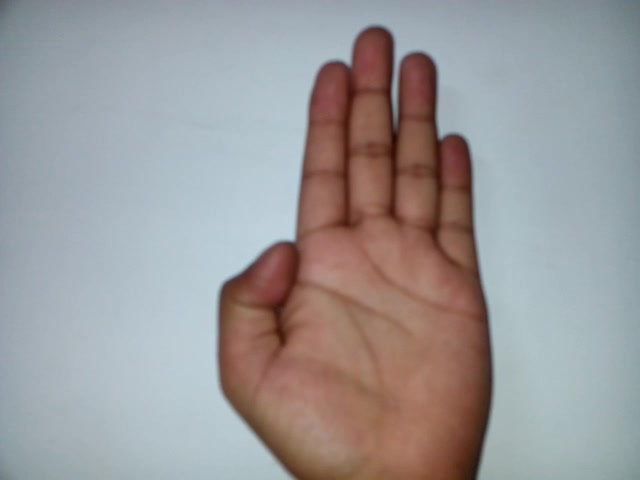
#> input picture practise/train/B/008.jpg, 640 x 480 px
$ python bag_of_words.py   (older library calls are emulated)
#> lines starting #> are read from the running program, lines starting #| are printed output that depends on the picture; after the words box and inside, x2 and y2 are one past the last pixel; in counts of white or black regions, pixels touching at a corner belong together
### practise/image.py
#!/usr/bin/env python3
# -*- coding: utf-8 -*-
"""
Created on Tue Apr  7 13:10:24 2020

@author: ayush
"""

import cv2 as cv
import numpy as np

def process(path):
#> called with path = 'train/B/008.jpg'
    img = cv.imread(path)
#> img is the input picture: shape (480, 640, 3); mean B, G, R 154.4, 153.2, 155.5
    img = cv.resize(img,(50,50))
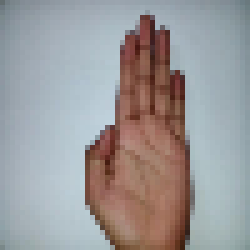
#> img: shape (50, 50, 3) (shown 5 times larger); mean B, G, R 154.3, 153.2, 155.5
    img = cv.cvtColor(img,cv.COLOR_BGR2HSV)
#> img: shape (50, 50, 3); mean H, S, V 75.2, 53.1, 170.8
    min_y = np.array([0,40,30],np.uint8)
    max_y = np.array([43,255,254],np.uint8)
    mask = cv.inRange(img,min_y,max_y)
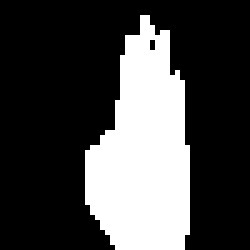
#> mask: shape (50, 50) (shown 5 times larger); 27.7% white; 1 white region, box (x1, y1, x2, y2) and area: (17, 3, 38, 50) 692

    kernel = cv.getStructuringElement(cv.MORPH_ELLIPSE,(3,3))
    mask = cv.morphologyEx(mask,cv.MORPH_OPEN,kernel)
#> mask: shape (50, 50); 27.4% white; 1 white region, box (x1, y1, x2, y2) and area: (17, 4, 38, 50) 686
    lower = np.array([170,80,30],np.uint8)
    upper = np.array([180,255,250],np.uint8)
    mask2 = cv.inRange(img,lower,upper)
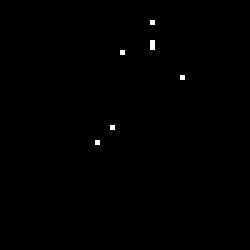
#> mask2: shape (50, 50) (shown 5 times larger); 0.28% white in thin lines or dots, all inside (x1, y1, x2, y2) = (19, 4, 37, 29)

    final_mask = cv.addWeighted(mask,0.5,mask2,0.5,0.0)
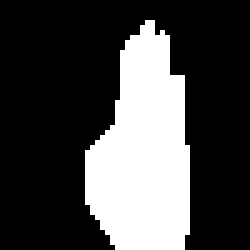
#> final_mask: shape (50, 50) (shown 5 times larger); values 0 (black) and 128 (white), 27.7% white; 1 white region

    frame_skin = cv.bitwise_and(img,img,mask = final_mask)
#> frame_skin: shape (50, 50, 3); mean H, S, V 2.7, 31.5, 38
    img = cv.addWeighted(img,1.5,frame_skin,-0.5,0)
#> img: shape (50, 50, 3); mean H, S, V 111.4, 63.9, 219.5
    frame_skin = cv.bitwise_and(img,img,mask = final_mask)
    frame = cv.cvtColor(frame_skin,cv.COLOR_HSV2BGR)
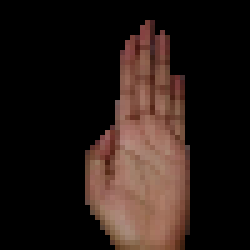
#> frame: shape (50, 50, 3) (shown 5 times larger); mean B, G, R 21.5, 25.8, 38
    frame = cv.cvtColor(frame,cv.COLOR_BGR2GRAY)
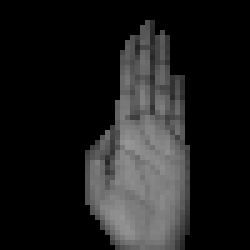
#> frame: shape (50, 50) (shown 5 times larger); min 0, max 150, mean 29
    _,contours,_ = cv.findContours(frame,cv.RETR_TREE,cv.CHAIN_APPROX_SIMPLE)
#> contours = 1 contour; box (x1, y1, x2, y2) and area: (17, 4, 38, 50) 638
    largest_contour = 0
    index = 1
    while index < len(contours):
        if(cv.contourArea(contours[index])>cv.contourArea(contours[largest_contour])):
            largest_contour = index
        index += 1
#> this loop made 0 passes
#> after the loop, index = 1; largest_contour = 0
    #cv.drawContours(frame,contours,largest_contour,(255,255,255),-1)
    contour_dimensions = cv.boundingRect(contours[largest_contour])
#> contour_dimensions = (17, 4, 21, 46)
    contour_perimeter_x, contour_perimeter_y, contour_perimeter_width, contour_perimeter_height = contour_dimensions
#> contour_perimeter_x = 17; contour_perimeter_y = 4; contour_perimeter_width = 21; contour_perimeter_height = 46
    #new_image = cv.rectangle(frame,(contour_perimeter_x,contour_perimeter_y),
                            #(contour_perimeter_x+contour_perimeter_width,
                            #contour_perimeter_y+contour_perimeter_height),
                            #(255,255,0),8)
    square_side = max(contour_perimeter_x, contour_perimeter_height) - 1
#> square_side = 45
    height_half = (contour_perimeter_y + contour_perimeter_y +
                   contour_perimeter_height) / 2
#> height_half = 27
    width_half = (contour_perimeter_x + contour_perimeter_x +
                  contour_perimeter_width) / 2
#> width_half = 27.5
    height_min, height_max = height_half - \
        square_side / 2, height_half + square_side / 2
#> height_min = 4.5; height_max = 49.5
    width_min, width_max = width_half - square_side / 2, width_half + square_side / 2
#> width_min = 5; width_max = 50

    #if (height_min >= 0 and height_min < height_max and width_min >= 0 and width_min < width_max):
    #    frame = frame[int(height_min):int(height_max), int(width_min):int(width_max)]

    img2 = cv.Canny(frame,200,200)
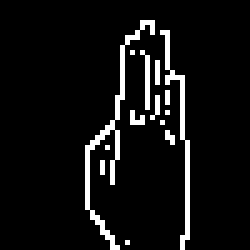
#> img2: shape (50, 50) (shown 5 times larger); 6.7% white in thin lines or dots, all inside (x1, y1, x2, y2) = (17, 4, 38, 50)
    #img2 = cv.resize(img2,(256,256))
    #img2 = cv.resize(img2,(96,96))
    orb = cv.KAZE_create()
    kp, des = orb.detectAndCompute(img2,None)
#> kp = 15 keypoints; strongest (x, y, size): (31, 17, 9.1), (33, 16, 5.7), (20, 30, 5.9), (19, 30, 7.1)
    #img2 = cv.drawKeypoints(img2,kp,None,color=(0,255,0), flags=0)
    #img2 = cv.resize(img2,(256,256))
    return kp,des


# [55 lines left out: function process1, not called in this run]

### practise/bag_of_words.py
#!/usr/bin/env python3
# -*- coding: utf-8 -*-
"""
Created on Tue Apr  7 15:46:01 2020

@author: ayush
"""
from sklearn.cluster import MiniBatchKMeans
from image import process
import sklearn.metrics as sm
import matplotlib.pyplot as plt
import os
from sklearn.svm import SVC
import random
import numpy as np
path= 'train'
img_descs=[]
label =1
y=[]

def train_test_val_split_idxs(total_rows, percent_test, percent_val):
#> called with total_rows = 2, percent_test = 0.3, percent_val = 0.2
    if percent_test + percent_val >= 1.0:
        raise ValueError('percent_test and percent_val must sum to less than 1.0')

    row_range = range(total_rows)

    no_test_rows = int(total_rows*(percent_test))
    test_idxs = random.sample(row_range,no_test_rows)
#> test_idxs = []
    row_range = [idx for idx in row_range if idx not in test_idxs]
#> row_range = [0, 1]

    no_val_rows = int(total_rows*(percent_val))
    val_idxs = random.sample(row_range,no_val_rows)
#> val_idxs = []
    training_idxs = [idx for idx in row_range if idx not in val_idxs]
#> training_idxs = [0, 1]

    return training_idxs, test_idxs, val_idxs

def cluster_features(img_descs,training_idxs,cluster_model):
    n_clusters = cluster_model.n_clusters
    training_descs = [img_descs[i] for i in training_idxs]
    all_train_descs = [desc for desc_list in training_descs for desc in desc_list]
    all_train_descs = np.array(all_train_descs)
#> (the run stopped early here; a loop or call above may not have finished)
